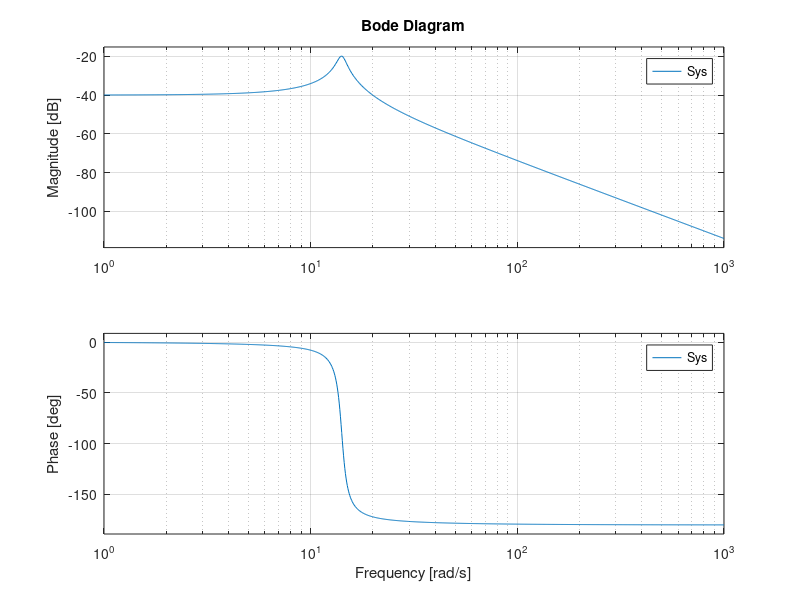

The MATLAB script that drew this image: (Note: this script raises an error after producing the figure.)
%%RegSys1 Ex1

%% Nicht-parametrische Identifikation
%%
%1.1


%% Paramter
m=0.5;
d=0.7;
c=100;

numerator = 1;
denominator = [m,d,c];
%% continuierliches Modell
Sys=tf(numerator,denominator);

%% discretes Modell
ts = 1/40; %25ms
s=tf('s');
Sys_z=c2d(Sys,ts,'zoh');
bode(Sys);


syms w
w0=solve(0.5*w^2==100,w);
%w0=14.1421

f0=w0/(2*pi);
%f0=2,2508

%%
domega=2*pi/ts;
df=1/ts;

omegamsx=pi/ts;
fmax=1/(2*ts);